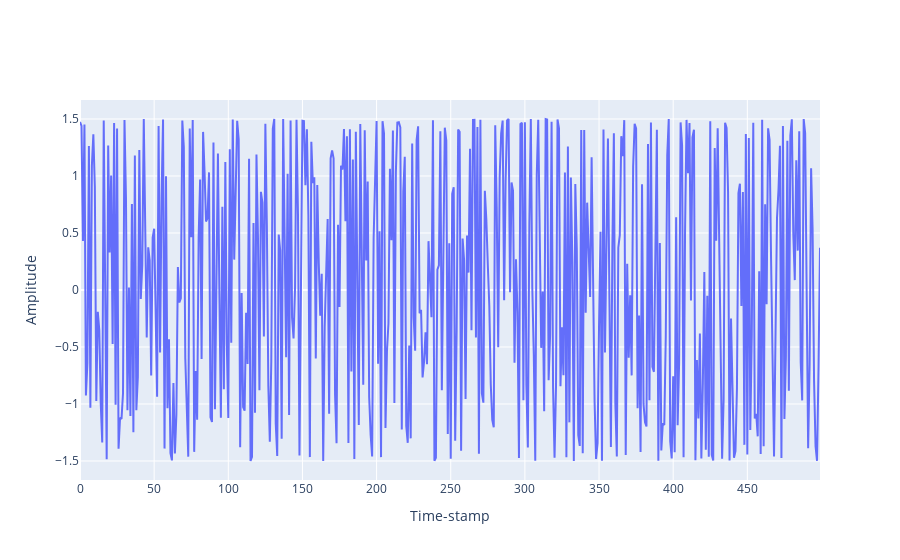

The notebook cell this image was saved under:
### Code cell
fig = go.Figure(data = go.Scatter(y = noisy_ts))
fig.update_layout(xaxis_title = "Time-stamp", yaxis_title = "Amplitude")
fig.show()

### Figure 1 — Plotly figure (JSON) as saved in the notebook; plotly's stock layout.template omitted (floating-point values rounded to 4 significant figures; data arrays with more than 128 entries replaced by an {"elided": "..."} marker saying what was removed)
{"data": [{"type": "scatter", "y": {"elided": "500 float values"}}], "layout": {"xaxis": {"title": {"text": "Time-stamp"}}, "yaxis": {"title": {"text": "Amplitude"}}}}
